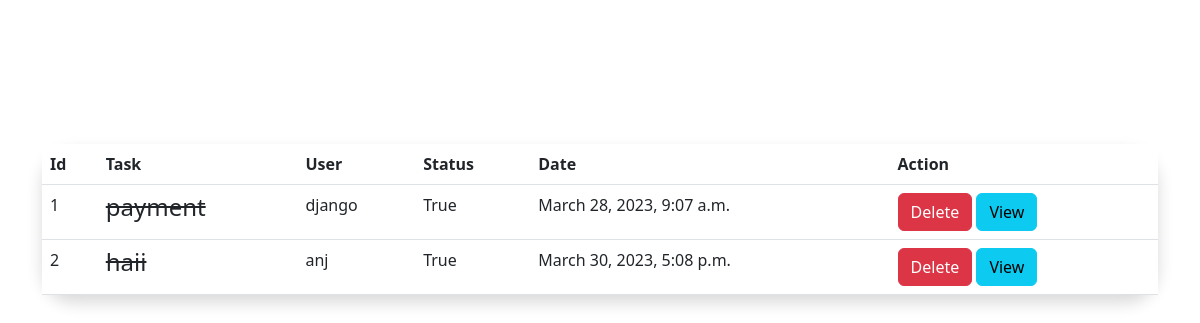
/todo/completed/, run on the app's committed database.
### myapp/models.py (models this page shows, shortened)
class Todos(models.Model):
    task=models.CharField(max_length=100)
    user=models.ForeignKey(User,on_delete=models.CASCADE)
    status=models.BooleanField(default=False)
    date=models.DateTimeField(auto_now_add=True)

### myapp/views.py (the view)
# urls.py: path('completed/',views.CompletedTodos.as_view(),name='completed'),
class CompletedTodos(View):
    def get(self, request, *args, **kwargs):
        qs = Todos.objects.filter(status=True)
        return render(request, 'completed.html', {"todos": qs})

### myapp/templates/completed.html
{% extends 'base.html' %}
{% block content %}
<div class="container">
    <h1 class="text-white text-center m-5">Completed Todos</h1>
    <table class="table bg-white  shadow rounded-5">
        <tr>
            <th>Id</th>
            <th>Task</th>
            <th>User</th>
            <th>Status</th>
            <th>Date</th>
            <th>Action</th>
        </tr>
        {% for todo in todos%}
        <tr class="">
            <td>{{forloop.counter}}</td>
            {% if todo.status == True %}
               <td class="text-decoration-line-through"><h4>{{todo.task}}</h4></td>
            {% else %}
            <td ><h4>{{todo.task}}</h4></td>
            {% endif %}
            <td>{{todo.user}}</td>
            <td>{{todo.status}}</td>
            <td>{{todo.date}}</td>
            <td>
                <a class="btn btn-danger" href="{% url 'delete' todo.id%}">Delete</a>
                <a class="btn btn-info" href="{% url 'todo-detail' todo.id%}">View</a>
            </td>
        </tr>
        {%endfor%}
    </table>
</div>
{% endblock content %}

### data on the page
Todos: task "payment", user "django", status "True", date "March 28, 2023, 9:07 a.m."
Todos: task "haii", user "anj", status "True", date "March 30, 2023, 5:08 p.m."
